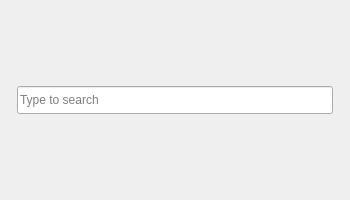
<?xml version="1.0" encoding="UTF-8"?>
<ui version="4.0">
 <class>Form</class>
 <widget class="QWidget" name="Form">
  <property name="geometry">
   <rect>
    <x>0</x>
    <y>0</y>
    <width>350</width>
    <height>200</height>
   </rect>
  </property>
  <property name="sizePolicy">
   <sizepolicy hsizetype="Preferred" vsizetype="Minimum">
    <horstretch>0</horstretch>
    <verstretch>0</verstretch>
   </sizepolicy>
  </property>
  <property name="minimumSize">
   <size>
    <width>20</width>
    <height>120</height>
   </size>
  </property>
  <property name="windowTitle">
   <string>Form</string>
  </property>
  <layout class="QVBoxLayout" name="verticalLayout">
   <property name="spacing">
    <number>0</number>
   </property>
   <property name="sizeConstraint">
    <enum>QLayout::SetDefaultConstraint</enum>
   </property>
   <property name="topMargin">
    <number>0</number>
   </property>
   <property name="bottomMargin">
    <number>0</number>
   </property>
   <item>
    <widget class="QWidget" name="topPanel" native="true">
     <property name="minimumSize">
      <size>
       <width>0</width>
       <height>44</height>
      </size>
     </property>
     <property name="maximumSize">
      <size>
       <width>16777215</width>
       <height>44</height>
      </size>
     </property>
     <property name="styleSheet">
      <string notr="true"/>
     </property>
     <layout class="QHBoxLayout" name="horizontalLayout_2">
      <property name="leftMargin">
       <number>6</number>
      </property>
      <property name="topMargin">
       <number>8</number>
      </property>
      <property name="rightMargin">
       <number>6</number>
      </property>
      <property name="bottomMargin">
       <number>8</number>
      </property>
      <item>
       <widget class="QLineEdit" name="typeToSearch">
        <property name="sizePolicy">
         <sizepolicy hsizetype="Expanding" vsizetype="Expanding">
          <horstretch>0</horstretch>
          <verstretch>0</verstretch>
         </sizepolicy>
        </property>
        <property name="styleSheet">
         <string notr="true"/>
        </property>
        <property name="text">
         <string/>
        </property>
        <property name="placeholderText">
         <string>Type to search</string>
        </property>
       </widget>
      </item>
     </layout>
    </widget>
   </item>
  </layout>
 </widget>
 <resources/>
 <connections/>
</ui>
